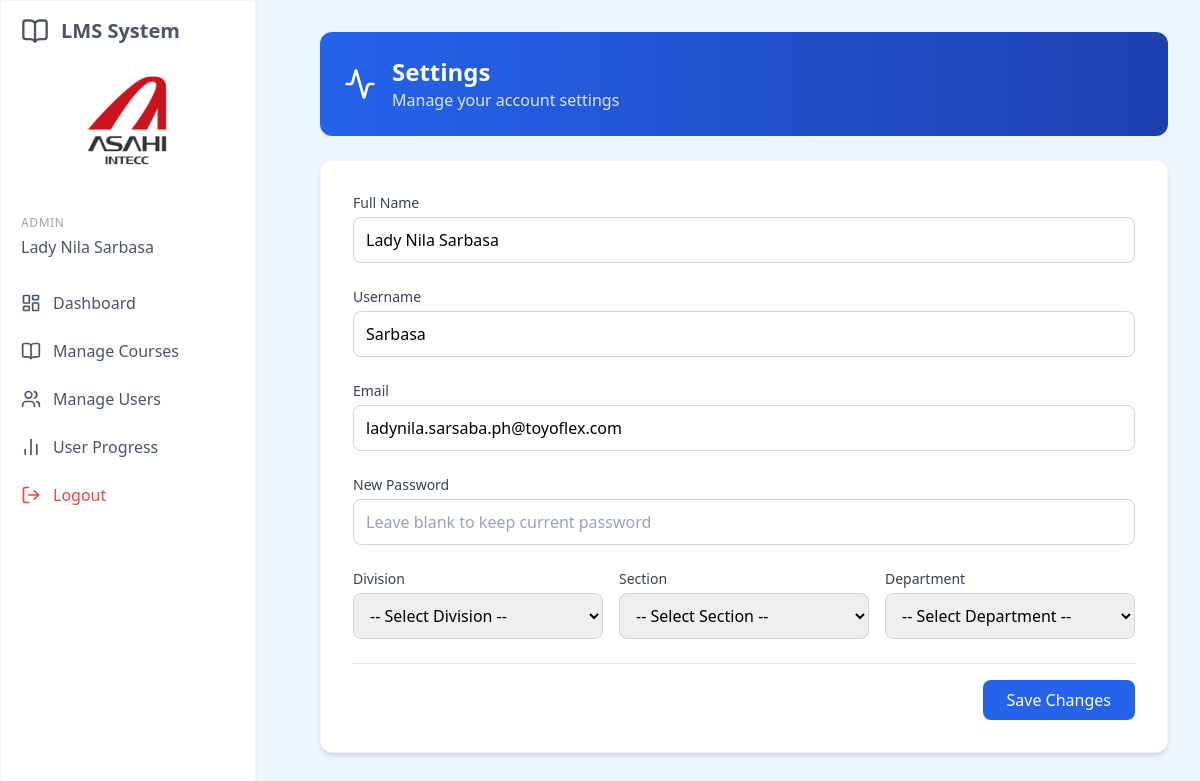
The app's page /user_settings.php (signed in) with its own data.
### tables this page shows
CREATE TABLE `users` (
  `id` int(11) NOT NULL,
  `username` varchar(50) NOT NULL,
  `full_name` varchar(100) NOT NULL,
  `password` varchar(255) NOT NULL,
  `email` varchar(100) NOT NULL,
  `role` enum('admin','user','super_admin') DEFAULT 'user',
  `department` tinyint(11) UNSIGNED DEFAULT NULL,
  `division` tinyint(11) UNSIGNED DEFAULT NULL,
  `position` tinyint(11) UNSIGNED DEFAULT NULL,
  `section` tinyint(11) UNSIGNED DEFAULT NULL,
  `company_group` tinyint(11) UNSIGNED DEFAULT NULL,
  `created_at` timestamp NULL DEFAULT current_timestamp(),
  `updated_at` timestamp NULL DEFAULT current_timestamp() ON UPDATE current_timestamp(),
  `active` tinyint(1) NOT NULL DEFAULT 0
);

### web/user_settings.php (the view, shortened to what this page needs)
<?php
require_once '../config.php';
include 'includes/header.php';
$user_id = $_SESSION['user_id'];
$stmt = $conn->prepare("SELECT username, full_name, email, division, section, department FROM users WHERE id = ?");
$stmt->bind_param("i", $user_id);
$stmt->execute();
$user = $stmt->get_result()->fetch_assoc();
?>
<!DOCTYPE html>
<html lang="en">
<head>
    <script src="https://cdn.tailwindcss.com"></script>
</head>
<body class="bg-blue-50">
    <?php include 'includes/sidebar.php'; ?>
    <div class="p-8 sm:ml-72">
        <div class="bg-gradient-to-r from-blue-600 to-blue-800 rounded-xl p-6 mb-6 flex items-center">
            <i data-lucide="activity" class="h-8 w-8 text-white mr-4"></i>
            <div>
                <h1 class="text-2xl font-bold text-white">Settings</h1>
                <p class="text-blue-100">Manage your account settings</p>
            </div>
        </div>
        <div class="mx-auto bg-white shadow-md rounded-xl border border-gray-100 p-8">
            <form method="POST" class="space-y-6">
                <div>
                    <label class="block text-sm font-medium text-gray-700 mb-1">Full Name</label>
                    <input type="text" name="full_name" value="<?php echo htmlspecialchars($user['full_name']); ?>"
                        class="w-full rounded-lg border border-gray-300 px-3 py-2.5 focus:ring-2 focus:ring-blue-200 focus:border-blue-500 transition" required>
                </div>
                <div>
                    <label class="block text-sm font-medium text-gray-700 mb-1">Username</label>
                    <input type="text" name="username" value="<?php echo htmlspecialchars($user['username']); ?>"
                           class="w-full rounded-lg border border-gray-300 px-3 py-2.5 focus:ring-2 focus:ring-blue-200 focus:border-blue-500 transition" required>
                </div>
                <div>
                    <label class="block text-sm font-medium text-gray-700 mb-1">Email</label>
                    <input type="email" name="email" value="<?php echo htmlspecialchars($user['email']); ?>"
                           class="w-full rounded-lg border border-gray-300 px-3 py-2.5 focus:ring-2 focus:ring-blue-200 focus:border-blue-500 transition" required>
                </div>
                <div>
                    <label class="block text-sm font-medium text-gray-700 mb-1">New Password</label>
                    <input type="password" name="password" placeholder="Leave blank to keep current password"
                           class="w-full rounded-lg border border-gray-300 px-3 py-2.5 focus:ring-2 focus:ring-blue-200 focus:border-blue-500 transition">
                </div>
                <div class="grid grid-cols-1 md:grid-cols-3 gap-4">
                    <div>
                        <label for="division" class="block text-sm font-medium text-gray-700 mb-1">Division</label>
                        <select id="division" name="division"
                                class="w-full rounded-lg border border-gray-300 px-3 py-2.5 focus:ring-2 focus:ring-blue-200 focus:border-blue-500 transition">
                            <option value="">-- Select Division --</option>
                        </select>
                    </div>
                    <div>
                        <label for="section" class="block text-sm font-medium text-gray-700 mb-1">Section</label>
                        <select id="section" name="section"
                                class="w-full rounded-lg border border-gray-300 px-3 py-2.5 focus:ring-2 focus:ring-blue-200 focus:border-blue-500 transition">
                            <option value="">-- Select Section --</option>
                        </select>
                    </div>
                    <div>
                        <label for="department" class="block text-sm font-medium text-gray-700 mb-1">Department</label>
                        <select id="department" name="department"
                                class="w-full rounded-lg border border-gray-300 px-3 py-2.5 focus:ring-2 focus:ring-blue-200 focus:border-blue-500 transition">
                            <option value="">-- Select Department --</option>
                        </select>
                    </div>
                </div>
                <div class="flex justify-end pt-4 border-t border-gray-200">
                    <button type="submit" class="px-6 py-2 bg-blue-600 hover:bg-blue-700 text-white font-medium rounded-lg shadow-sm transition">
                        Save Changes
                    </button>
                </div>
            </form>
        </div>
    </div>
</body>
</html>

### records on screen
users: full_name "Lady Nila Sarbasa", username "Sarbasa", email "ladynila.sarsaba.ph@toyoflex.com"

### other values on screen
$_SESSION['full_name'] "Lady Nila Sarbasa"
